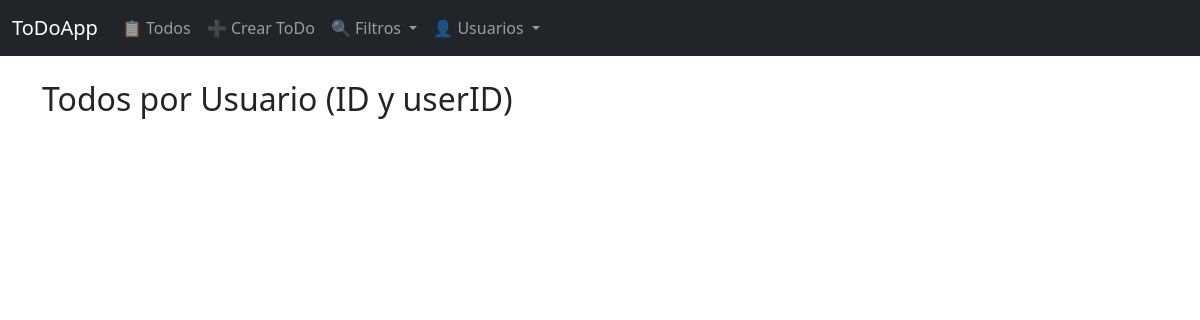
/todos/ids_user/, run on an earlier commit of the app's database.
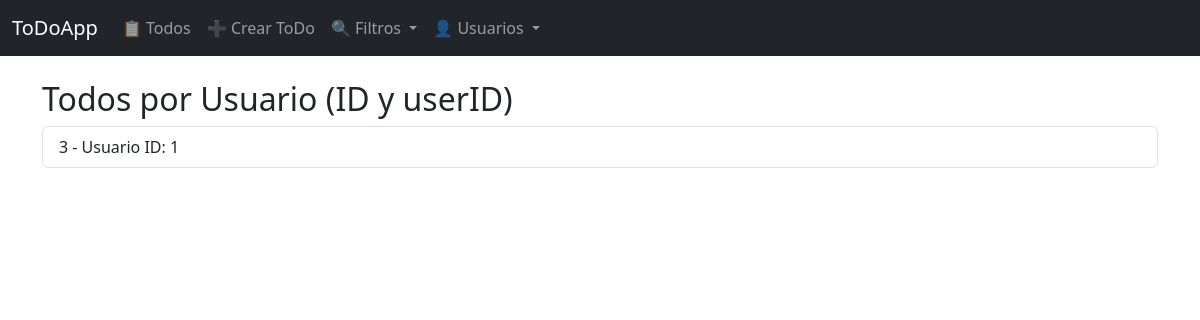
And on a later commit of the database.
### todos/models.py (models this page shows, shortened)
class Todo(models.Model):
    title = models.CharField(max_length=255)
    is_done = models.BooleanField(default=False)
    user = models.ForeignKey(User, on_delete=models.CASCADE)

### todos/views.py (the view)
# urls.py: path('ids_user/', views.todos_ids_user, name="todos_ids_user"),
def todos_ids_user(request):
    todos = Todo.objects.all()
    return render(request, "todos/todo_ids_user.html", {"todos": todos})

### todos/templates/todos/todo_ids_user.html
{% extends "base.html" %}
{% block content %}
<h2> Todos por Usuario (ID y userID)</h2>
<ul class="list-group">
  {% for todo in todos %}
    <li class="list-group-item">
      {{ todo.id }} -  Usuario ID: {{ todo.user.id }}
    </li>
  {% endfor %}
</ul>
{% endblock %}

What changed in the data, as far as the page shows it:
added Todo: id "3", user.id "1"
